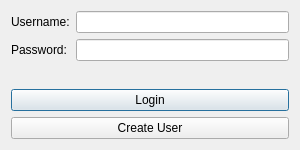
<?xml version="1.0" encoding="UTF-8"?>
<ui version="4.0">
 <class>LoginDialog</class>
 <widget class="QDialog" name="LoginDialog">
  <property name="geometry">
   <rect>
    <x>0</x>
    <y>0</y>
    <width>300</width>
    <height>150</height>
   </rect>
  </property>
  <property name="windowTitle">
   <string>Login</string>
  </property>
  <layout class="QVBoxLayout" name="verticalLayout">
   <item>
    <layout class="QFormLayout" name="formLayout">
     <item row="0" column="0">
      <widget class="QLabel" name="usernameLabel">
       <property name="text">
        <string>Username:</string>
       </property>
      </widget>
     </item>
     <item row="0" column="1">
      <widget class="QLineEdit" name="usernameEdit"/>
     </item>
     <item row="1" column="0">
      <widget class="QLabel" name="passwordLabel">
       <property name="text">
        <string>Password:</string>
       </property>
      </widget>
     </item>
     <item row="1" column="1">
      <widget class="QLineEdit" name="passwordEdit">
       <property name="echoMode">
        <enum>QLineEdit::Password</enum>
       </property>
      </widget>
     </item>
    </layout>
   </item>
   <item>
    <widget class="QPushButton" name="loginButton">
     <property name="text">
      <string>Login</string>
     </property>
    </widget>
   </item>
   <item>
    <widget class="QPushButton" name="createUserButton">
     <property name="text">
      <string>Create User</string>
     </property>
    </widget>
   </item>
  </layout>
 </widget>
</ui>
